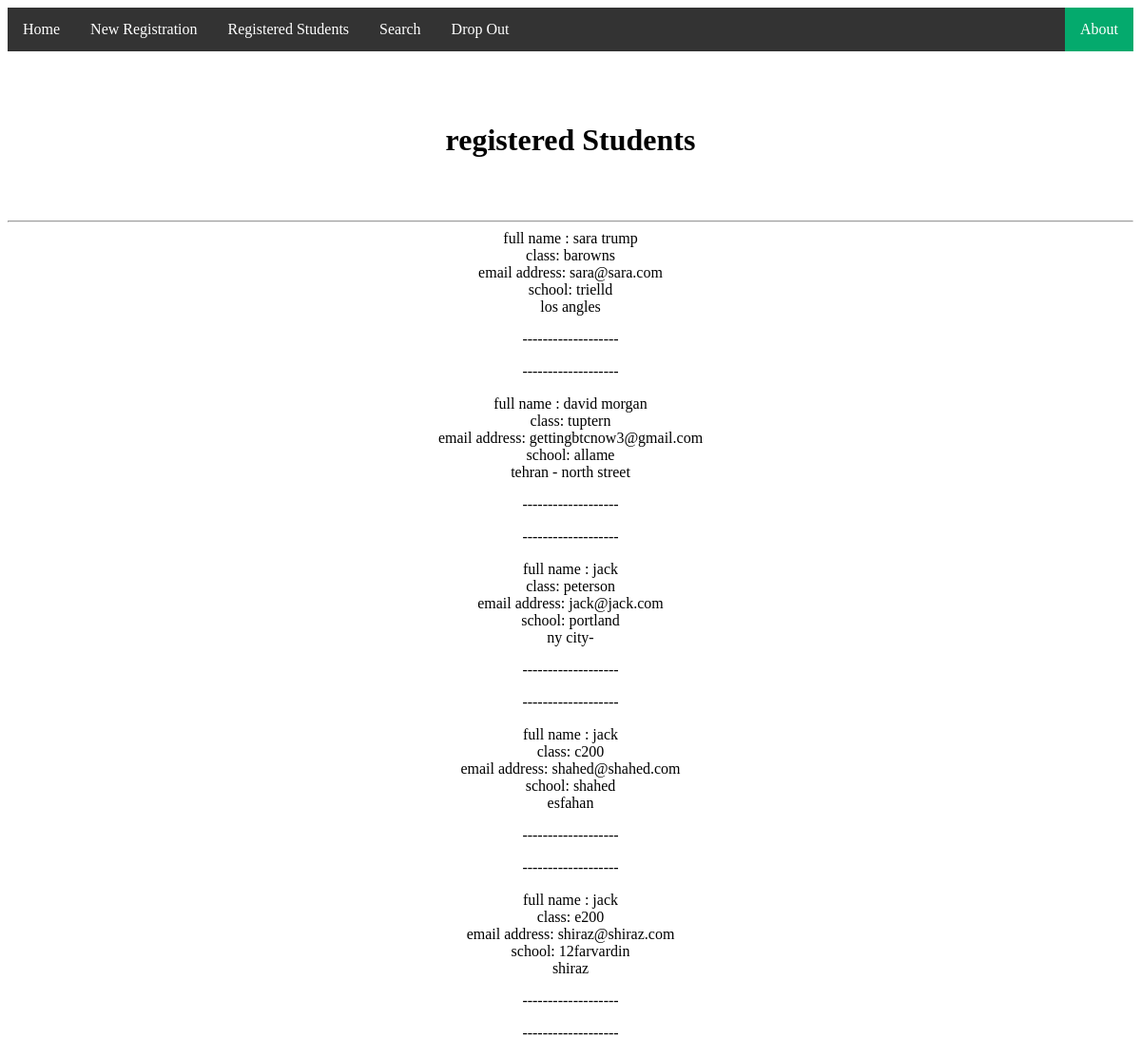
/registered/, run on an earlier commit of the app's database.
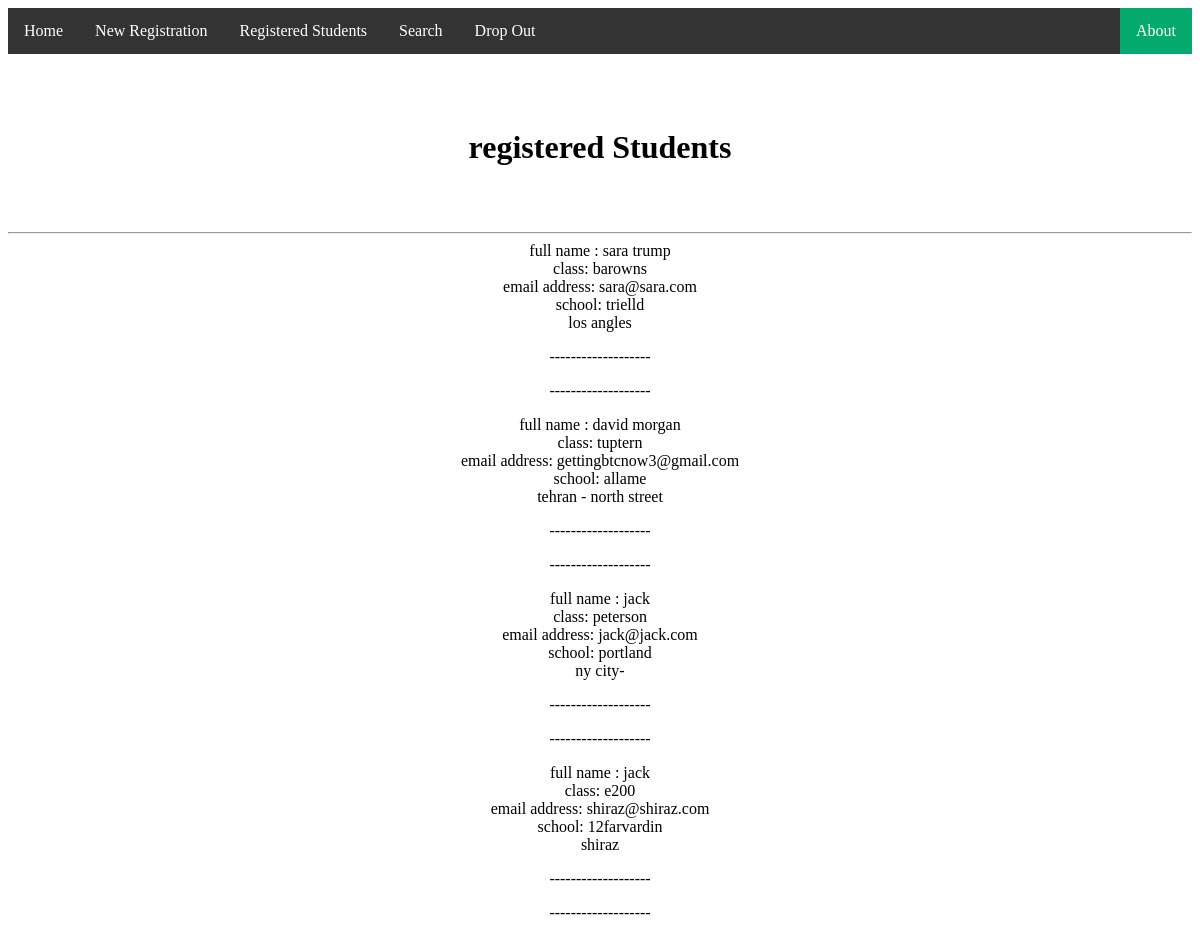
And on a later commit of the database.
### students/models.py (models this page shows, shortened)
class Stud(models.Model):
    s_name = models.CharField(max_length=255)
    s_class = models.CharField(max_length=255)
    s_addr = models.CharField(max_length=255)
    s_school = models.CharField(max_length=255)
    s_email = models.EmailField(max_length=255,unique=True)

### students/views.py (the view)
# urls.py: path('registered/',views.registered ,name='registered'),
def registered(request):
    all_students = Stud.objects.all()
    return render(request,'registered.html',{'students':all_students})

### templates/registered.html
<html>
    {% include '_base.html' %}
  <br><br>
  <!DOCTYPE html>
<html>
<body>
    <center>
    <h4>
        <h1> registered Students</h1><br><br><hr>
{% for student in students%}
   full name : {{student.s_name}}<br>
    class: {{student.s_class}}<br>
    email address: {{student.s_email}}<br>
   school: {{student.s_school}}<br>
    {{student.s_addr}}<br>
    <p>-------------------</p>
    <p>-------------------</p>
{%endfor%}
    </h4>
</center>
</body>
</html>
</html>

### templates/_base.html (shortened to what this page needs)
<!DOCTYPE html>
<html>
<head>
</head>
<body>
<ul>
  <li><a href="/">Home</a></li>
  <li><a href="{% url 'newregistration' %}">New Registration</a></li>
  <li><a href="{% url 'registered' %}">Registered Students</a></li>
  <li><a href="{% url 'search' %}">Search</a></li>
  <li><a href="{% url 'dropout' %}">Drop Out</a></li>
  <li style="float:right"><a class="active" href="#about">About</a></li>
</ul><br>
</body>
</html>

### templates/_base.html (style rules this page uses)
ul { list-style-type: none; margin: 0; padding: 0; overflow: hidden; background-color: #333; }
li { float: left; }
li a { display: block; color: white; text-align: center; padding: 14px 16px; text-decoration: none; }
.active { background-color: #04AA6D; }

What changed in the data, as far as the page shows it:
removed Stud: s_name "jack", s_class "c200", s_email "shahed@shahed.com", s_school "shahed", s_addr "esfahan"
